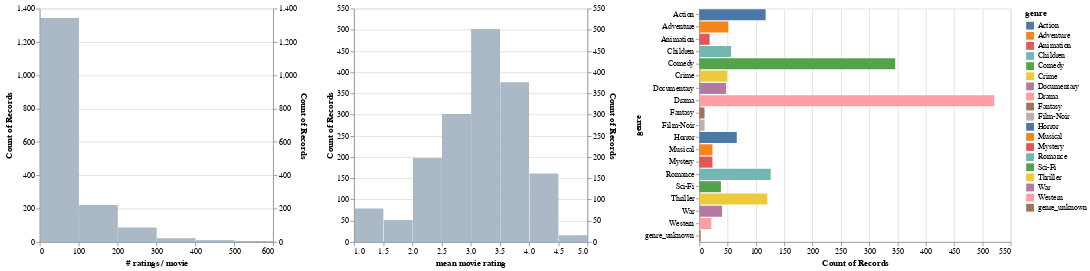

Source (notebook cell):
### Markdown cell above
Finally, the last chart shows the distribution of the number of ratings and average rating.

### Code cell
# Display the number of ratings and average rating per movie.
alt.hconcat(
    filtered_hist('rating count', '# ratings / movie', genre_filter),
    filtered_hist('rating mean', 'mean movie rating', genre_filter),
    genre_chart,
    data=movies_ratings)

### Figure 1 — Vega-Lite specification as saved in the notebook (floating-point values rounded to 4 significant figures; data arrays with more than 128 entries replaced by an {"elided": "..."} marker saying what was removed)
{"config": {"view": {"continuousWidth": 400, "continuousHeight": 300}}, "hconcat": [{"layer": [{"mark": "bar", "encoding": {"x": {"type": "quantitative", "bin": {"maxbins": 10}, "field": "rating count", "title": "# ratings / movie"}, "y": {"type": "quantitative", "aggregate": "count"}}, "transform": [{"filter": {"selection": "selector002"}}], "width": 300}, {"mark": "bar", "encoding": {"color": {"value": "lightgray"}, "opacity": {"value": 0.7}, "x": {"type": "quantitative", "bin": {"maxbins": 10}, "field": "rating count", "title": "# ratings / movie"}, "y": {"type": "quantitative", "aggregate": "count"}}, "width": 300}], "resolve": {"scale": {"y": "independent"}}}, {"layer": [{"mark": "bar", "encoding": {"x": {"type": "quantitative", "bin": {"maxbins": 10}, "field": "rating mean", "title": "mean movie rating"}, "y": {"type": "quantitative", "aggregate": "count"}}, "transform": [{"filter": {"selection": "selector002"}}], "width": 300}, {"mark": "bar", "encoding": {"color": {"value": "lightgray"}, "opacity": {"value": 0.7}, "x": {"type": "quantitative", "bin": {"maxbins": 10}, "field": "rating mean", "title": "mean movie rating"}, "y": {"type": "quantitative", "aggregate": "count"}}, "width": 300}], "resolve": {"scale": {"y": "independent"}}}, {"mark": "bar", "encoding": {"color": {"condition": {"type": "nominal", "field": "genre", "selection": "selector002"}, "value": "lightgray"}, "x": {"type": "quantitative", "aggregate": "count"}, "y": {"type": "nominal", "field": "genre"}}, "height": 300, "selection": {"selector002": {"type": "multi", "fields": ["genre"]}}}], "data": {"name": "data-b00bf12f26cd58515a5b44f6857a1ac6"}, "$schema": "https://vega.github.io/schema/vega-lite/v4.8.1.json", "datasets": {"data-b00bf12f26cd58515a5b44f6857a1ac6": {"elided": "1682 records"}}}
